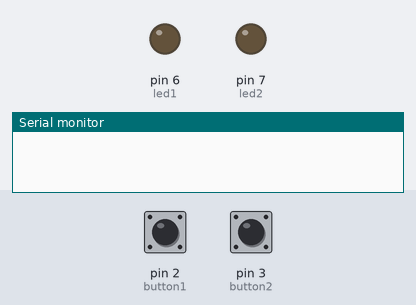
This sketch was run on a simulated Arduino Uno, built with avr-gcc and run on an emulated ATmega328P. On the bench: output pins drawn as LEDs (lit = HIGH), the last lines printed to the serial monitor. The inputs (shaded band) are chosen by the test bench; at power-on: pin 2 (button1) HIGH, pin 3 (button2) HIGH.

Above: at 1.2 s.
1.3 s: pin 2 (button1) pulled LOW for 0.15 s
At 1.37 s:
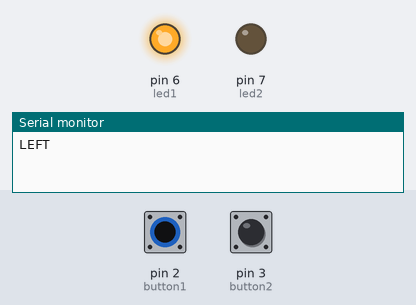
2.9 s: pin 3 (button2) pulled LOW for 0.15 s
At 2.97 s:
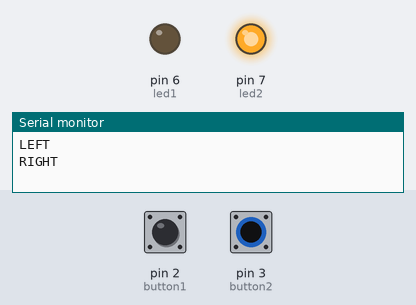
4.5 s: pin 3 (button2) pulled LOW for 3.2 s
At 8.1 s:
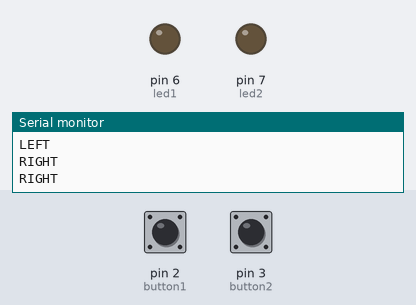
9.2 s: pin 2 (button1) pulled LOW for 3.2 s
At 10.4 s:
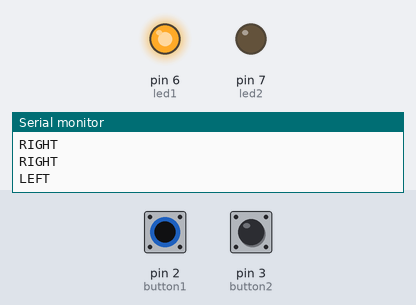
13.9 s: pin 2 (button1) driven LOW and pin 3 (button2) driven LOW
At 15.2 s:
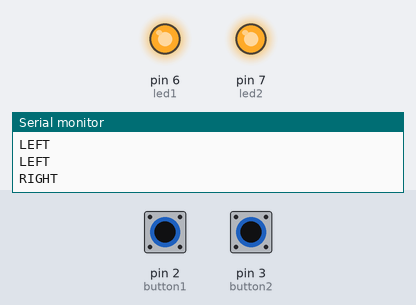
Timing chart, 0 to 16.4 s (numbered marks = the images above; inputs shaded):
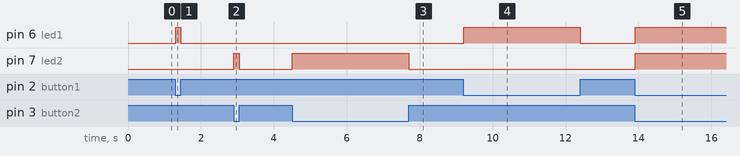

The sketch:

____.ino
```cpp
#include <Bounce2.h>

int button1 = 2;
int button2 = 3;
int led1 = 6;
int led2 = 7;
Bounce debouncer1 = Bounce();
Bounce debouncer2 = Bounce();

void setup(){
  pinMode(button1, INPUT_PULLUP);
  pinMode(button2, INPUT_PULLUP);
  pinMode(led1, OUTPUT);
  pinMode(led2, OUTPUT);
  debouncer1.attach(button1);
  debouncer2.attach(button2);
  debouncer1.interval(5);
  debouncer2.interval(5);
  Serial.begin(115200);
}

void loop(){
  debouncer1.update();
  debouncer2.update();

  if(debouncer1.fell()){
 //   while(1){
    Serial.println("LEFT");
 //     if(debouncer1.rose()) break;
  //  }
    digitalWrite(led1, HIGH);

  }
  if(debouncer1.rose()){
    digitalWrite(led1, LOW);
  }
  if(debouncer2.fell()){
    Serial.println("RIGHT");
    digitalWrite(led2, HIGH);
  }
  if(debouncer2.rose()){
    digitalWrite(led2, LOW);
  }
}
```

Measured:
- after the input at 1.3 s, pin 6 (led1): LOW → HIGH at once, → LOW 0.15 s later
- after the input at 2.9 s, pin 7 (led2): LOW → HIGH at once, → LOW 0.15 s later
- after the input at 4.5 s, pin 7 (led2): LOW → HIGH at once, → LOW 3.2 s later
- after the input at 9.2 s, pin 6 (led1): LOW → HIGH at once, → LOW 3.2 s later
- after the input at 13.9 s, pin 6 (led1), pin 7 (led2): LOW → HIGH at once
